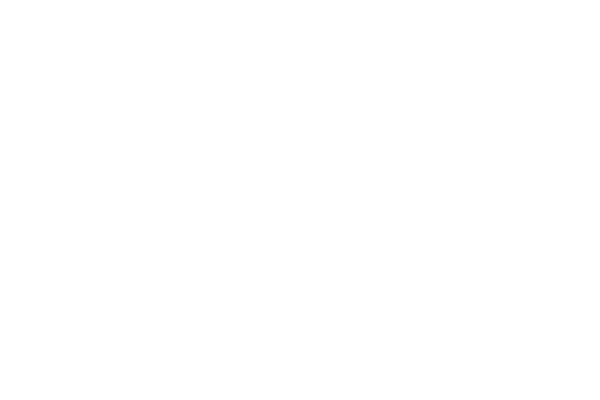
Frame 1 (no input)
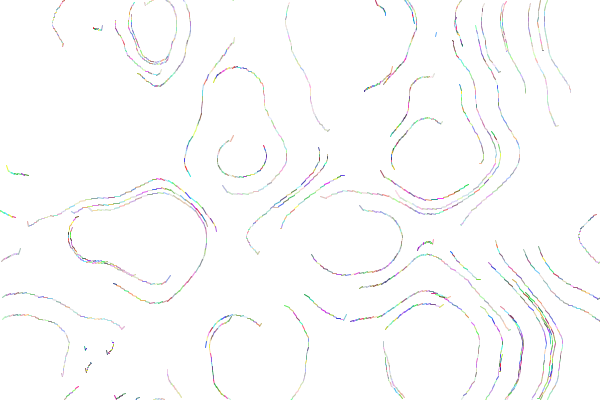
Frame 60 (the mouse pressed at the canvas centre just before this capture)
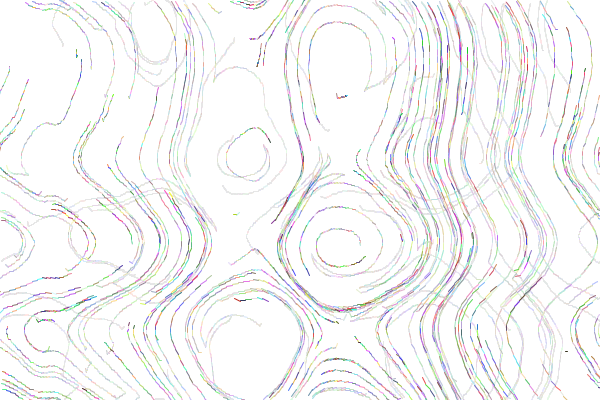
Frame 120 (the mouse held since frame 60 and released just before this capture)

The Processing sketch that drew these frames (run headless with seeded random() and noise(); from frame 60 on, the mouse is pressed at the canvas centre):

// Processing sketch: processing_91074
// ── processing_91074.pde

ParticleSystem ps;

void setup() {
  smooth();
  size(600,400);
  background(255);
  ps = new ParticleSystem(mouseX,mouseY);
}

void draw() {
  
  PVector gravity = new PVector(0, 0.1);
  ps.applyForce(gravity);
  
  ps.addParticle();
  ps.run();
  noStroke();
  fill(255,5);
  rect(0,0,width,height);
}
class Particle {

  PVector location;
  PVector velocity;
  PVector acceleration;
  float lifespan;
  float mass = 0.1;

  Particle(PVector l) {
    location = new PVector(random(width), random(height));
    lifespan = 255.0;
    acceleration = new PVector(0, 5);
    velocity = new PVector();
  }

  void run() {
    update();
    display();
  }

  void update() {
    velocity.x = 20*(noise(mouseX/10 + location.y/100)-0.5);
    velocity.y = 20*(noise(mouseY/10 + location.x/100)-0.5);
    location.add(velocity);
    velocity.add(acceleration);
    acceleration.mult(0);
    lifespan -= 0.5;

    if (location.x<0)location.x+=width;
    if (location.x>width)location.x-=width;
    if (location.y<0)location.y+=height;
    if (location.y>height)location.y-=height;
  }

  void applyForce(PVector force) {
    PVector f = force.get();
    f.div(mass);   
    acceleration.add(f);
  }

  void display() {
    stroke(random(255), random(255), random(255), lifespan);
    line(location.x, location.y, location.x-velocity.x, location.y-velocity.y);
  }

  boolean isDead() {
    if (lifespan < 0.0) {
      return true;
    } 
    else {
      return false;
    }
  }
}

import java.util.*;

class ParticleSystem {
  
  ArrayList<Particle> particles;
  PVector origin;

 ParticleSystem(float x, float y) {
    origin = new PVector(x,y);
    particles = new ArrayList<Particle>();
  }

  void addParticle() {
    particles.add(new Particle(origin));
  }
  
  void applyForce(PVector f) {
    for (Particle p: particles) {
      p.applyForce(f);
    }
  }
  
  void run() {
    
   for (int i = particles.size()-1; i > 0; i--) {

      Particle p = particles.get(i);
      p.run();
      
      if (p.isDead()) {
        particles.remove(p); 
      }
    }
  }
 
}
